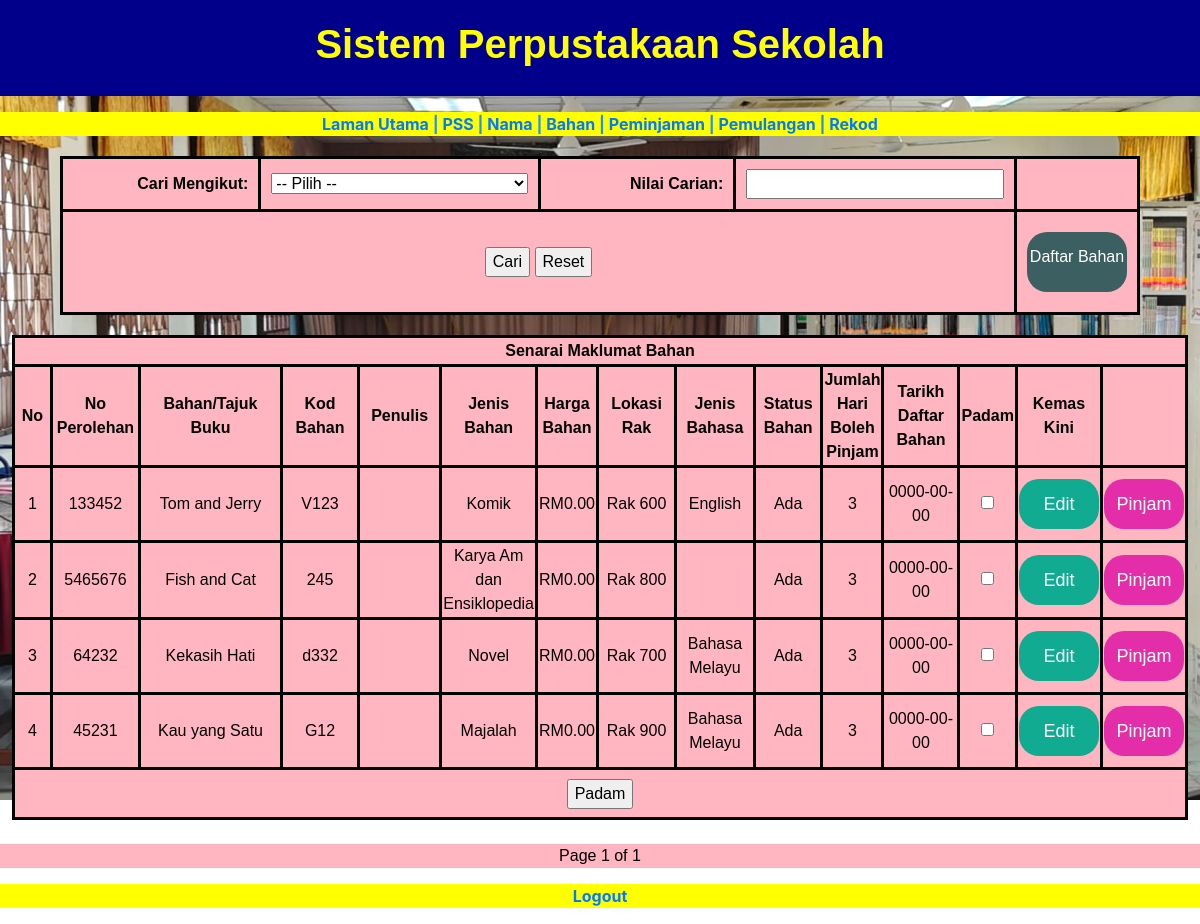
The app's page /library_Book.php with its own data.
### tables this page shows
CREATE TABLE `buku` (
  `book_id` int(11) NOT NULL,
  `no_perolehan` varchar(50) NOT NULL,
  `tajuk` varchar(255) NOT NULL,
  `kod_buku` varchar(50) NOT NULL,
  `penulis` varchar(255) DEFAULT NULL,
  `jenis_buku` varchar(255) NOT NULL,
  `harga` decimal(10,2) DEFAULT NULL,
  `lokasi_rak` varchar(50) NOT NULL,
  `jenis_bahasa` enum('Bahasa Melayu','English','Mandarin','Tamil','Bahasa Arab') NOT NULL,
  `status_buku` enum('Ada','Tiada','Rosak','Hilang','Dipinjam') NOT NULL,
  `jumlah_hari_pinjaman` enum('2','3','Tidak Boleh Dipinjam') NOT NULL,
  `daftar_buku` date DEFAULT NULL
);

### library_Book.php (the view, shortened to what this page needs)
<?php
include('dblibrary.php');
$booksPerPage = 15;
$page = isset($_GET['page']) ? (int)$_GET['page'] : 1;
$offset = ($page - 1) * $booksPerPage;
$sql = "SELECT book_id, no_perolehan, tajuk, kod_buku, penulis, Jenis_buku, harga, lokasi_rak, Jenis_bahasa, status_buku, jumlah_hari_pinjaman, daftar_buku
        FROM buku";
$sql .= " LIMIT $booksPerPage OFFSET $offset";
$result = $conn->query($sql);
$books = ($result->num_rows > 0) ? $result->fetch_all(MYSQLI_ASSOC) : [];
$totalBooksQuery = "SELECT COUNT(*) AS total FROM buku";
$totalBooksResult = $conn->query($totalBooksQuery);
$totalBooks = $totalBooksResult->fetch_assoc()['total'];
$totalPages = ceil($totalBooks / $booksPerPage);
?>
<!DOCTYPE html>
<html lang="en">
  <head>
	<link rel="stylesheet" type="text/css" href="config/css/PSS.css">
    <link href="css/bootstrap-4.4.1.css" rel="stylesheet">
  </head>
	 <body>
	<main class="menu_content">
	  <header class="PSS_header">
		  <h1 align="center"><strong>Sistem Perpustakaan Sekolah</strong></h1>
	  </header>
		<p>
	  <section class="PSS_section"><strong>
		  <a href="library_main_page.php">Laman Utama</a> | <a href="library_senarai_PSS.php">PSS</a> | <a href="library_senarai_nama.php">Nama</a> | <a href="library_Book.php">Bahan</a> | <a href="library_senarai_peminjam.php">Peminjaman</a> | <a href="library_senarai_pulang.php">Pemulangan</a> | <a href="library_History.php">Rekod</a></strong>
	  </section></p>
		 <form id="searchForm" name="searchForm" method="get" action="library_Book.php" class="form_bahan" style="margin: 20px auto; width: 90%;">
        <table width="100%" border="0" cellpadding="10" cellspacing="0">
          <tr>
            <td width="20%" align="right"><strong>Cari Mengikut:</strong></td>
            <td width="30%">
              <select name="search_column" id="search_column" onchange="updateSearchInput()" style="width: 100%;">
                <option value="">-- Pilih --</option>
              </select>
            </td>
            <td width="20%" align="right"><strong>Nilai Carian:</strong></td>
            <td width="30%">
              <div id="search_value_container">
              </div>
            </td>
          </tr>
          <tr>
            <td colspan="4" align="center">
              <input type="submit" value="Cari">
              <input type="button" value="Reset" onclick="window.location.href='library_Book.php';">
            </td>
			  <td align="center" margin-top="10px">
                    <a href="library_Book_register.php" class="daftar-bg daftar-button">Daftar Bahan</a>
                </td>
          </tr>
        </table>
      </form>
		 <form id="form7" name="form7" method="post" action="book_delete_library.php">
    <table class="form_bahan" width="98%" height="218" border="1" cellpadding="1" cellspacing="1" align="center">
		<thead>
			    <tr>
				   <td  colspan="20" align="center"><strong>Senarai Maklumat Bahan</strong></td>
		      </tr>
			   <tr>
				   <th width="40" align="center">No</th>
				   <th width="89" align="center">No Perolehan</th>
				   <th width="150" align="center">Bahan/Tajuk Buku</th>
				   <th width="81" align="center">Kod Bahan</th>
				   <th width="86" align="center">Penulis</th>
				   <th width="86" align="center">Jenis Bahan</th>
				   <th width="50" align="center">Harga Bahan</th>
				   <th width="82" align="center">Lokasi Rak</th>
				   <th width="82" align="center">Jenis Bahasa</th>
				   <th width="70" align="center">Status Bahan</th>
				   <th width="60" align="center">Jumlah Hari Boleh Pinjam</th>
				   <th width="80" align="center">Tarikh Daftar Bahan</th>
				   <th width="50" align="center">Padam</th>
				   <th width="60" align="center">Kemas Kini</th>
				   <th width="85" align="center"></th>
			   </tr>
		   </thead>
        <tbody>
        <?php
            if (!empty($books)) {
                $no = $offset + 1;
                foreach ($books as $row) {
                    ?>
            <tr>
                <td align="center"><?php echo $no; ?></td>
                <td align="center"><?php echo $row['no_perolehan']; ?></td>
                <td align="center"><?php echo $row['tajuk']; ?></td>
                <td align="center"><?php echo $row['kod_buku']; ?></td>
				<td align="center"><?php echo $row['penulis']; ?></td>
				<td align="center"><?php echo $row['Jenis_buku']; ?></td>
                <td align="center">RM<?php echo $row['harga']; ?></td>
                <td align="center"><?php echo $row['lokasi_rak']; ?></td>
                <td align="center"><?php echo $row['Jenis_bahasa']; ?></td>
                <td align="center"><?php echo $row['status_buku']; ?></td>
                <td align="center"><?php echo $row['jumlah_hari_pinjaman']; ?></td>
				<td align="center"><?php echo $row['daftar_buku']; ?></td>
                <td align="center"><input type="checkbox" name="delete_ids[]" value="<?php echo $row['book_id']; ?>"></td>
                <td align="center" margin-top="10px">
                    <a href="library_book_update.php?bookid=<?php echo $row['no_perolehan']; ?>" class="edit-bg edit-button">Edit</a>
                </td>
				<td align="center" margin-top="10px">
				<?php if ($row['status_buku'] == "Ada" && ($row['jumlah_hari_pinjaman'] == "2" || $row['jumlah_hari_pinjaman'] == "3")) { ?>
					<a href="library_Booking.php?no_perolehan=<?php echo $row['no_perolehan']; ?>" class="Pinjam-bg Pinjam-button">Pinjam</a>
				<?php } ?>
			</td>
            </tr>
            <?php
            $no++;
        }
    } else {
        ?>
        <tr><td colspan="20" align="center">Tiada Bahan dijumpai</td></tr>
        <?php
    }
    ?>
		<tr>
        <td colspan="20" align="center" height="50">
            <input type="submit" name="Delete" id="Delete" value="Padam">
        </td>
    </tr>
    </tbody>
  </table>
</form>
		 <br>
      <div class="form_bahan" style="text-align: center;">
        <span> Page <?= $page; ?> of <?= $totalPages; ?> </span>
      </div>
  <p><section class="PSS_section" align="center">
       <strong><a href="admin_library_logout.php">Logout</a></strong>
   </section></p>
</main>
</body>
</html>

### config/css/PSS.css (style rules this page uses)
body { font-family: Arial, sans-serif; margin: 0; padding: 0; background-color: #f8f9fa; }
.PSS_header { text-align: center; background-color: darkblue; padding: 20px; }
.PSS_header h1 { font-family: Arial, sans-serif; font-weight: 400; color: yellow; }
.PSS_section { color: dodgerblue; background-color: yellow; text-align: center; text-decoration-color: black; }
.form_bahan { font-family: Arial, sans-serif; color: black; background-color: lightpink; text-align: center; }
table, th, td { border: 3px solid black; border-collapse: collapse; }
.edit-bg { display: inline-block; width: 80px; height: 50px; line-height: 50px; font-size: 18px; color: white; text-decoration: none; text-align: center; border: none; border-radius: 20px; cursor: pointer; margin-top:10px; margin-bottom: 10px; transition: background-color 0.3s ease, transform 0.3s ease; }
.edit-button { background-color: #10AB91; }
.daftar-bg { display: inline-block; width: 100px; height: 60px; line-height: 50px; font-size: 16px; color: white; text-decoration: none; text-align: center; border: none; border-radius: 20px; cursor: pointer; margin-top:10px; margin-bottom: 10px; transition: background-color 0.3s ease, transform 0.3s ease; }
.daftar-button { background-color: #3C6062; }
.Pinjam-bg { display: inline-block; width: 80px; height: 50px; line-height: 50px; font-size: 18px; color: white; text-decoration: none; text-align: center; border: none; border-radius: 20px; cursor: pointer; margin-top:10px; margin-bottom: 10px; transition: background-color 0.3s ease, transform 0.3s ease; }
.Pinjam-button { background-color: #E42DA9; }

### records on screen
buku: no_perolehan "133452", tajuk "Tom and Jerry", kod_buku "V123", jenis_buku "Komik", harga "0.00", lokasi_rak "Rak 600", jenis_bahasa "English", status_buku "Ada", jumlah_hari_pinjaman "3", daftar_buku "0000-00-00"
buku: no_perolehan "5465676", tajuk "Fish and Cat", kod_buku "245", jenis_buku "Karya Am dan Ensiklopedia", harga "0.00", lokasi_rak "Rak 800", status_buku "Ada", jumlah_hari_pinjaman "3", daftar_buku "0000-00-00"
buku: no_perolehan "64232", tajuk "Kekasih Hati", kod_buku "d332", jenis_buku "Novel", harga "0.00", lokasi_rak "Rak 700", jenis_bahasa "Bahasa Melayu", status_buku "Ada", jumlah_hari_pinjaman "3", daftar_buku "0000-00-00"
buku: no_perolehan "45231", tajuk "Kau yang Satu", kod_buku "G12", jenis_buku "Majalah", harga "0.00", lokasi_rak "Rak 900", jenis_bahasa "Bahasa Melayu", status_buku "Ada", jumlah_hari_pinjaman "3", daftar_buku "0000-00-00"

### other values on screen
$page "1"
$totalPages "1"
